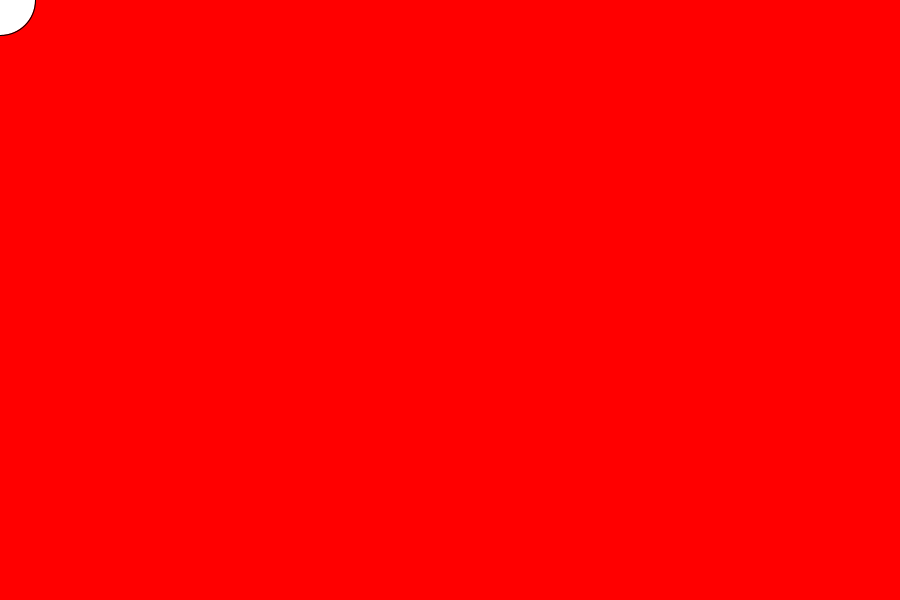
Frame 1 (no input)
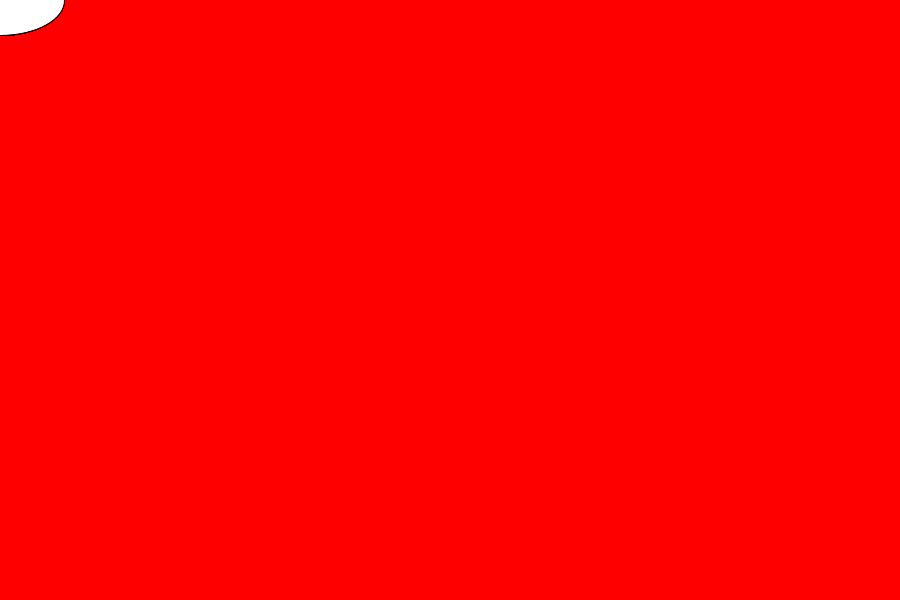
Frame 60 (the mouse pressed at the canvas centre just before this capture)
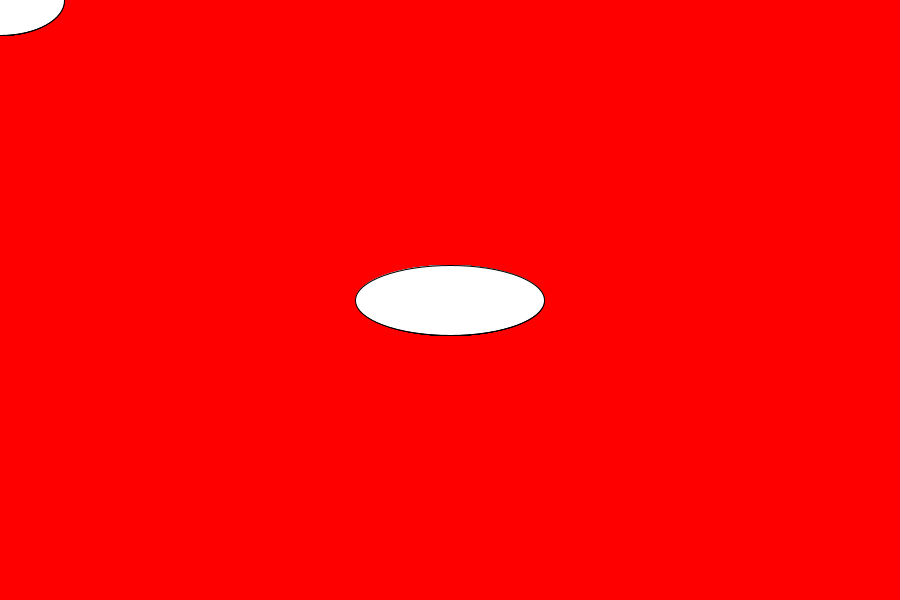
Frame 120 (the mouse held since frame 60 and released just before this capture)

The Processing sketch that drew these frames (run headless with seeded random() and noise(); from frame 60 on, the mouse is pressed at the canvas centre):

// Processing sketch: week1_4
// ── week1_4.pde
int sizeX = 70; //declaring a global variable
int sizeY = 70; //declaring a global variable

void setup() {
  size(900, 600);
  background(255, 0, 0);
  String s = "I am local!"; //local variable
  println(s); //can only be used in the same function
}

void draw() {
  ellipse(mouseX, mouseY, sizeX, sizeY);//ellipse is a circle posx posy sizex sizey
  sizeX++;
}
